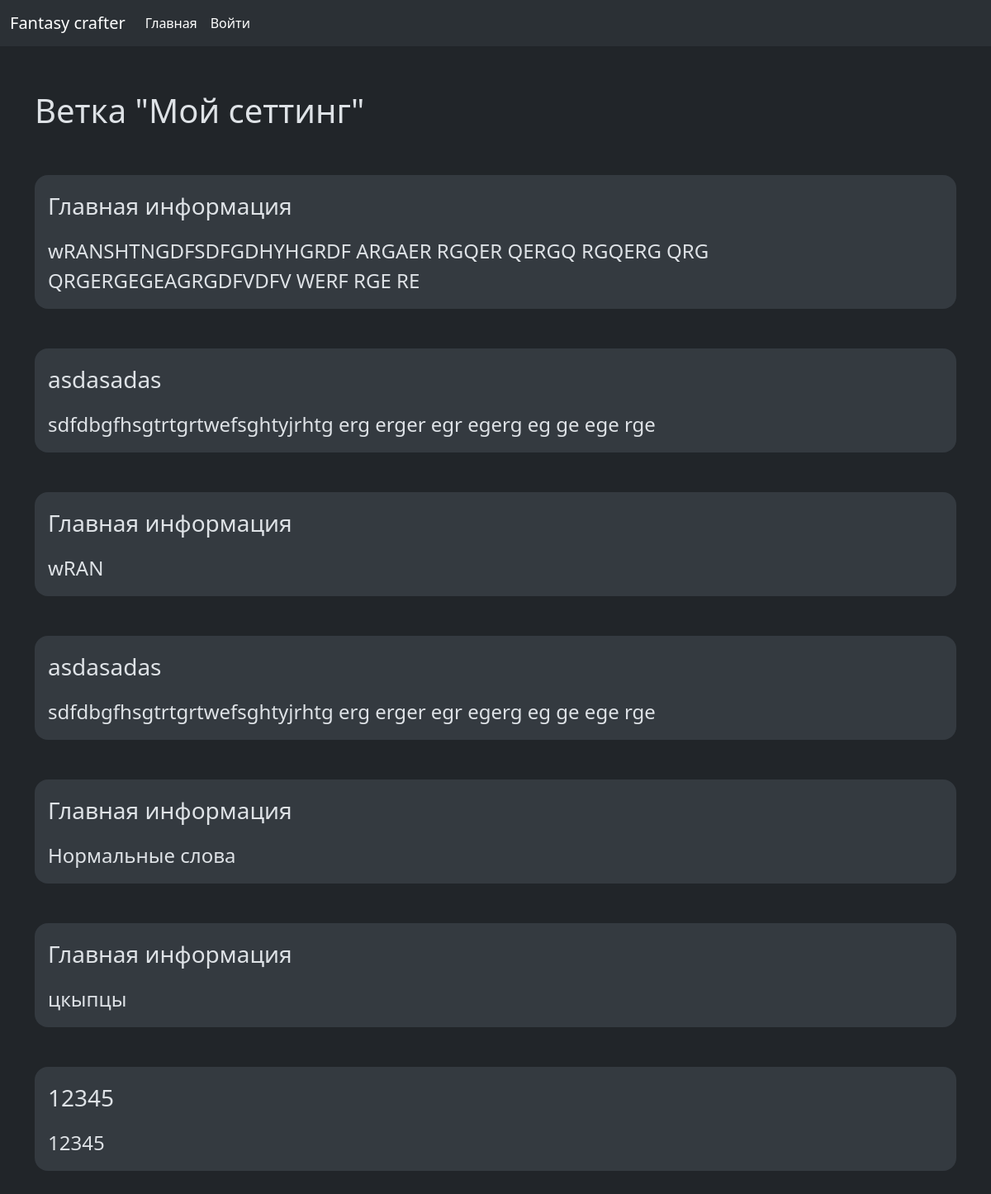
The page /show_node/1 on the database as committed earlier.
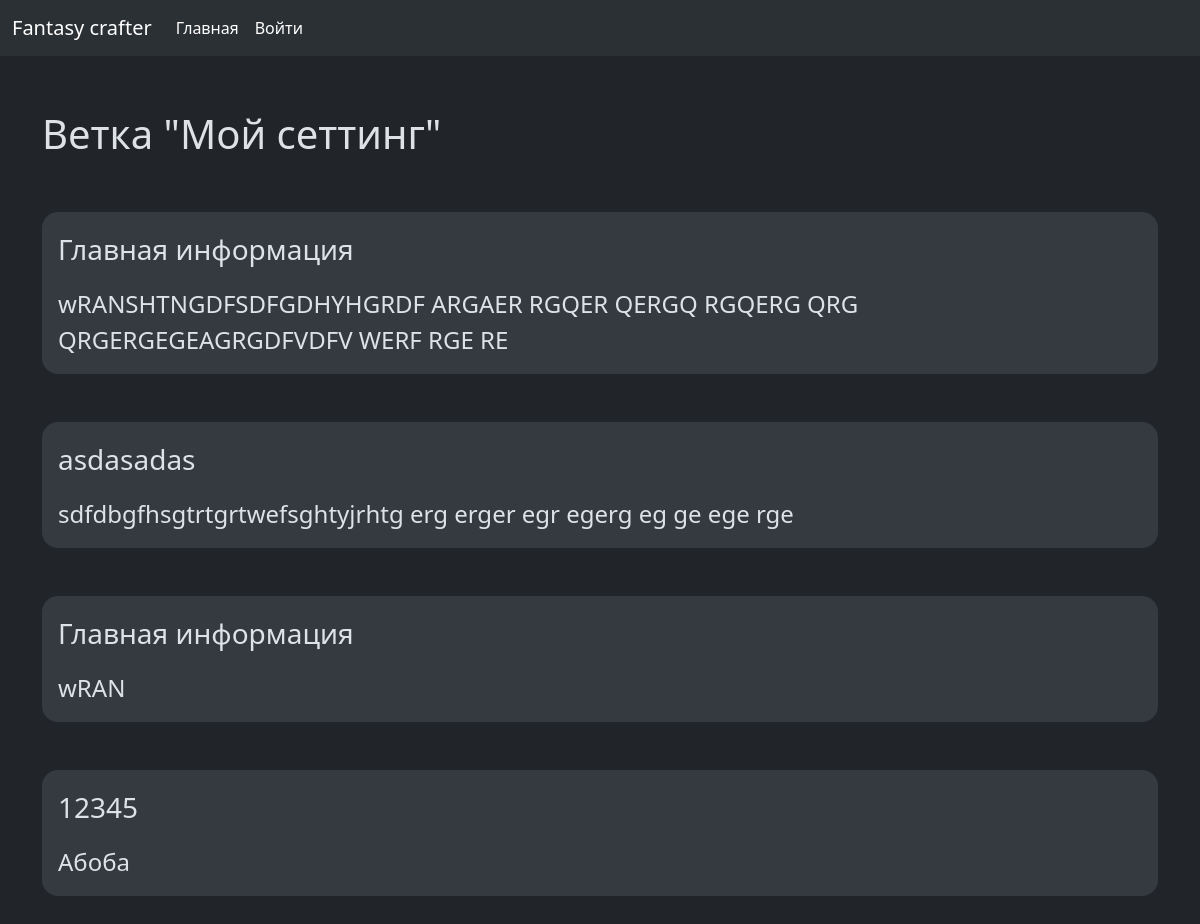
The same page on the database as committed later.
### node_manager/models.py (models this page shows)
class Nodes(models.Model):
    name = models.CharField(max_length=200)
    access_mode = models.ForeignKey(AccessModes, null=False, blank=False, on_delete=models.DO_NOTHING)
    owner = models.ForeignKey(User, null=False, blank=False, on_delete=models.DO_NOTHING, related_name='node_owner')
    creator = models.ForeignKey(User, null=False, blank=False, on_delete=models.DO_NOTHING, related_name='node_creator')
    parent = models.ForeignKey('self', null=True, blank=True, on_delete=models.SET_NULL)
    level = models.IntegerField(default=0, null=False, blank=False)
    root_parent = models.ForeignKey('self', null=True, blank=True, on_delete=models.DO_NOTHING, related_name='root')
    class Meta:
        unique_together= (('name', 'creator'))

class NodePiece(models.Model):
    piece_name =  models.CharField(max_length=200)
    node = models.ForeignKey(Nodes, null=False, blank=False, on_delete=models.CASCADE)
    is_secret = models.BooleanField(null=False, blank=False, default=True)
    body = models.CharField()

### node_manager/views.py (the view, shortened to what this page needs)
# urls.py: path('show_node/<int:pk>', views.show_node, name='show_node'),
def show_node(request, pk):
    try:
        node = Nodes.objects.get(pk=pk)
    except Nodes.DoesNotExist:
        return redirect("node_manager:not_found")
    if request.user != node.owner:
        if node.access_mode.name == "private":
            return redirect("node_manager:forbidden")
        pieces = NodePiece.objects.filter(node=node, is_secret=False)
        form = None
    else:
        form = NodePieceForm()
        pieces = NodePiece.objects.filter(node=node)
    return render(request, "show_node.html", {'form': form, 'pieces': pieces, "node": node})

### node_manager/templates/show_node.html (shortened to what this page needs)
{% extends 'base_layout.html' %}
{% block content %}
<div class="container my-5">
    <div class="fs-1 mb-5">Ветка "{{ node.name }}"</div>
    {% for piece in pieces %}
    <div class="mb-5 piece bg-light-subtle rounded-4 p-3" id="piece-{{piece.id}}" id_value="{{ piece.id }}">
        <div class="mb-3 d-flex align-items-center gap-3">
            <div class="fs-3 piece_name">{{ piece.piece_name }}</div>
        </div>
        <div class="fs-4 piece_body">{{ piece.body}}</div>
    </div>
    {% endfor %}
</div>
{% endblock %}

### node_manager/templates/base_layout.html (shortened to what this page needs)
{% load static %}
<!DOCTYPE html>
<html lang="en" data-bs-theme="dark">
<head>
  <link rel="stylesheet" href="{% static 'tree_style.scss' %}" />
  <link rel="stylesheet" href="{% static 'style.css' %}" />
  <link rel="stylesheet" href="https://use.fontawesome.com/releases/v5.8.1/css/all.css">
  <link href="https://cdn.jsdelivr.net/npm/bootstrap@5.3.6/dist/css/bootstrap.min.css" rel="stylesheet">
</head>
<body>
    <nav class="navbar navbar-expand-lg bg-body-tertiary">
      <div class="container-fluid">
        <a class="navbar-brand" href="{% url 'node_manager:home' %}">Fantasy crafter</a>
        <div class="collapse navbar-collapse" id="navbarSupportedContent">
          <ul class="navbar-nav me-auto mb-2 mb-lg-0">
            <li class="nav-item">
              <a class="nav-link active" aria-current="page" href="{% url 'node_manager:home' %}">Главная</a>
            </li>
            {% if user.is_authenticated %}
            <li class="nav-item">
              <a class="nav-link active" href="{% url 'node_manager:create_root' %}">Создать новое дерево</a>
            </li>
            <li class="nav-item">
              <a class="nav-link active" href="{% url 'node_manager:show_user_trees' %}">Мои деревья</a>
            </li>
            <li class="nav-item">
              <a class="nav-link active" href="{% url 'users:logout' %}">Выйти</a>
            </li>
            {% else %}
            <li class="nav-item">
              <a class="nav-link active" href="{% url 'users:login' %}">Войти</a>
            </li>
            {% endif %}
          </ul>
        </div>
      </div>
    </nav>
  <main>{% block content %} {% endblock %}</main>
</body>
</html>

Rows that differ between the two databases and show on the page:
removed NodePiece: {{ piece.id }} 31 (drawn), piece_name "asdasadas", body "sdfdbgfhsgtrtgrtwefsghtyjrhtg erg erger egr egerg eg ge ege rge"
removed NodePiece: {{ piece.id }} 32 (drawn), piece_name "Главная информация", body "Нормальные слова"
removed NodePiece: {{ piece.id }} 33 (drawn), piece_name "Главная информация", body "цкыпцы"
removed NodePiece: {{ piece.id }} 34 (drawn), piece_name "12345", body "12345"
added NodePiece: {{ piece.id }} 41 (drawn), piece_name "12345", body "Абоба"
